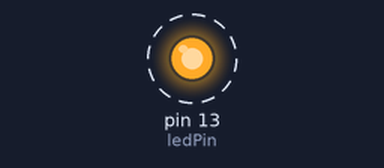
Bench run of a sketch on a simulated Arduino Uno, built with avr-gcc and run on an emulated ATmega328P. On the bench: output pins drawn as LEDs (lit = HIGH). Dashed ring = blinking. What the sketch prints to the serial monitor is not drawn.

Above: at 0.5 s.
Timing chart, 0 to 4.6 s (numbered marks = the images above):
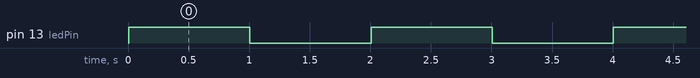

Measured:
- by itself, pin 13 (ledPin): alternates HIGH for 1.0 s and LOW for 1.0 s

The sketch:

testFunction.ino
```cpp
void intToHexBytes(byte returnArray[], int num,  int arrLength =2){
  String numString = "";
  int targetLength = 4;//4 is the length we want to break into high and low bytes
  if(num >= 0){
    numString = String(num, HEX);
    while(numString.length() < targetLength){
      numString = "0"+numString;
    }
  }
  else{
    numString = String(-num, HEX);
    while(numString.length() < targetLength){
      numString = "0"+numString;
    }
    String newString = "";
    for(int x = 0; x < numString.length(); x++){
        char temp[] = {numString[x]};
        int digit = 15 - (int)(strtol(temp, NULL, 16)); // # F - positive hex digit to convert to neg
        if(x == (numString.length()-1)){
          digit += 1;
        }
        newString += String(digit, HEX);
    }
    numString = newString;

  }
  char tempByte[2];
  numString.substring(0,2).toCharArray(tempByte, 3);
  returnArray[0] = (int)strtol(tempByte, NULL, 16);
  numString.substring(2).toCharArray(tempByte, 3);
  returnArray[1] = (int)strtol(tempByte, NULL, 16);
  printArray(returnArray, arrLength);
}

void printArray(byte array[], int len){
  Serial.println("ARRAY START:");
  for (int i = 0; i < len; i+= 1){
    Serial.println(array[i]);
  }
  Serial.println("ARRAY END");
}
int ledPin = 13;

void setup() {
  Serial.begin(115200); //default rate
  Serial.println("START");
  byte dataArray[3];
  dataArray[0] = 127;

  byte byteArray[2];
  intToHexBytes(byteArray, -300);
  memcpy(dataArray+1, byteArray, 2);
  intToHexBytes(byteArray, 400, 2);
  memcpy(dataArray+3, byteArray,2);

  printArray(dataArray, 5);
  pinMode(ledPin, OUTPUT);
  Serial.println("DONE");
  /*
  printArray(byteArray, 2);
  intToHexBytes(byteArray, 2, -300);
  printArray(byteArray, 2);
  */
}


void loop() {
  // put your main code here, to run repeatedly:
  //Serial.println("LOOPING");
  digitalWrite(ledPin, HIGH);
  delay(1000);
  digitalWrite(ledPin, LOW);
  delay(1000);
}
```
